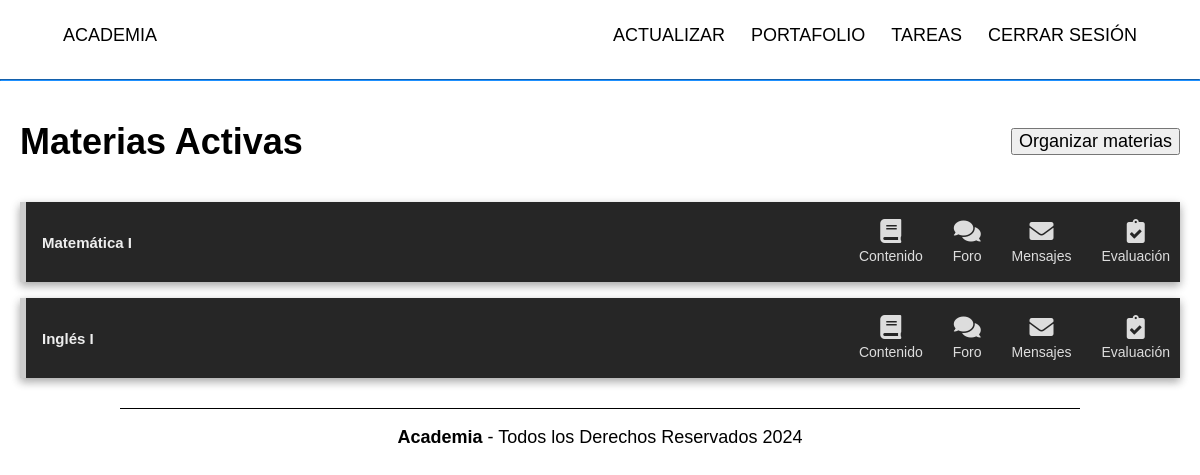
The app's page /index.php (signed in) with its own data.
### tables this page shows
CREATE TABLE `inscripciones_materias` (
  `id` int(11) NOT NULL,
  `user_id` int(11) DEFAULT NULL,
  `materia_id` int(11) DEFAULT NULL,
  `fecha_inscripcion` timestamp NOT NULL DEFAULT current_timestamp()
);

CREATE TABLE `materias` (
  `id` int(11) NOT NULL,
  `nombre` varchar(100) NOT NULL,
  `instructor` varchar(255) NOT NULL,
  `curso_id` int(11) NOT NULL
);

### config/sesion.php (called while the page is built, shortened)
<?php
if (!isset($_SESSION['user_id'])) {
    $user_id = '';
} else {
    $user_id = $_SESSION['user_id'];
};

### index.php (the view, shortened to what this page needs)
<?php include("config/sesion.php"); ?>
<!DOCTYPE html>
<html lang="en">
<head>
    <link rel="stylesheet" href="build/css/app.css" />
    <link rel="stylesheet" href="https://cdnjs.cloudflare.com/ajax/libs/font-awesome/5.15.4/css/all.min.css" />
</head>
<body>
    <?php require("components/header.php"); ?>
    <?php if ($user_id != '') : ?>
        <div class="titulo-boton">
            <h2>Materias Activas</h2>
            <button>Organizar materias</button>
        </div>
        <div class="curso-sortable">
            <?php
            $query_materias_usuario = "SELECT * FROM inscripciones_materias WHERE user_id = ?";
            $get_materias_usuario = $conn->prepare($query_materias_usuario);
            $get_materias_usuario->execute([$user_id]);
            $materias_usuario = $get_materias_usuario->fetchAll();
            if (count($materias_usuario) > 0) {
                foreach ($materias_usuario as $materia_usuario) {
                    $materia_id = $materia_usuario['materia_id'];
                    $query_materia = "SELECT * FROM materias WHERE id = ?";
                    $get_materia = $conn->prepare($query_materia);
                    $get_materia->execute([$materia_id]);
                    $materia = $get_materia->fetch();
            ?>
                    <div class="materia">
                        <div class="materia-descripcion">
                            <div class="materia-titulo"><?php echo $materia['nombre']; ?></div>
                        </div>
                        <div class="materia-iconos">
                            <div class="icono-texto">
                                <a href="materiales.php">
                                    <i class="fas fa-book"></i>
                                    <span>Contenido</span>
                                </a>
                            </div>
                            <div class="icono-texto">
                                <a href="foros.php">
                                    <i class="fas fa-comments"></i>
                                    <span>Foro</span>
                                </a>
                            </div>
                            <div class="icono-texto">
                                <a href="mensajes.php">
                                    <i class="fas fa-envelope"></i>
                                    <span>Mensajes</span>
                                </a>
                            </div>
                            <div class="icono-texto">
                                <a href="evaluaciones.php">
                                    <i class="fas fa-clipboard-check"></i>
                                    <span>Evaluación</span>
                                </a>
                            </div>
                        </div>
                    </div>
            <?php
                }
            } else {
                echo '<p class="text-center">No hay información</p>';
            }
            ?>
        </div>
    <?php else : ?>
        <p class="text-center">No hay información</p>
    <?php endif; ?>
    <?php require("components/footer.php"); ?>
</body>
</html>

### build/css/app.css (style rules this page uses)
* { list-style:none }
html { box-sizing:border-box;font-size:62.5%;height:100% }
*,:after,:before { box-sizing:inherit }
body { font-family:Outfit,sans-serif;font-size:1.8rem }
a { text-decoration:none }
html { line-height:1.15;-webkit-text-size-adjust:100% }
body { margin:0 }
a { background-color:transparent }
button,input,optgroup,select,textarea { font-family:inherit;font-size:100%;line-height:1.15;margin:0 }
button,input { overflow:visible }
button,select { text-transform:none }
[type=button],[type=reset],[type=submit],button { -webkit-appearance:button }
h1,h2,h3 { font-family:Outfit,sans-serif;font-weight:900;margin:2rem 0;text-align:center }
h2 { font-size:3.6rem }
.titulo-boton { align-items:center;display:flex;flex-direction:row;justify-content:space-between;margin:2rem }
.titulo-boton h2 { margin-right:10px }
.curso-sortable { margin:2rem }
.materia { align-items:center;background-color:#262626!important;border-color:#717171!important;border-left:6px solid #ccc!important;box-shadow:0 4px 8px 0 rgba(0,0,0,.2),0 3px 10px 0 rgba(0,0,0,.19)!important;color:#eee!important;display:flex;flex-direction:row;justify-content:space-between;margin-bottom:16px!important;margin-top:16px!important;min-height:80px;overflow:hidden }
.materia-descripcion { float:left;padding:8px 16px!important;width:100% }
.materia-titulo { font-size:15px;font-weight:600 }
.materia-iconos { color:#ddd;display:flex;flex-direction:row;gap:3rem }
.materia-iconos,.materia-iconos-icono { margin-right:1rem }
.icono-texto { align-items:center;display:flex;flex-direction:column;justify-content:center;text-align:center }
.icono-texto a { color:inherit;text-decoration:none }
.icono-texto i { font-size:24px }
.icono-texto span { font-size:14px;margin-top:5px }
.materia { animation:fadeIn .5s ease-in-out }

### records on screen
inscripciones_materias: materia.nombre "Matemática I"
inscripciones_materias: materia.nombre "Inglés I"
